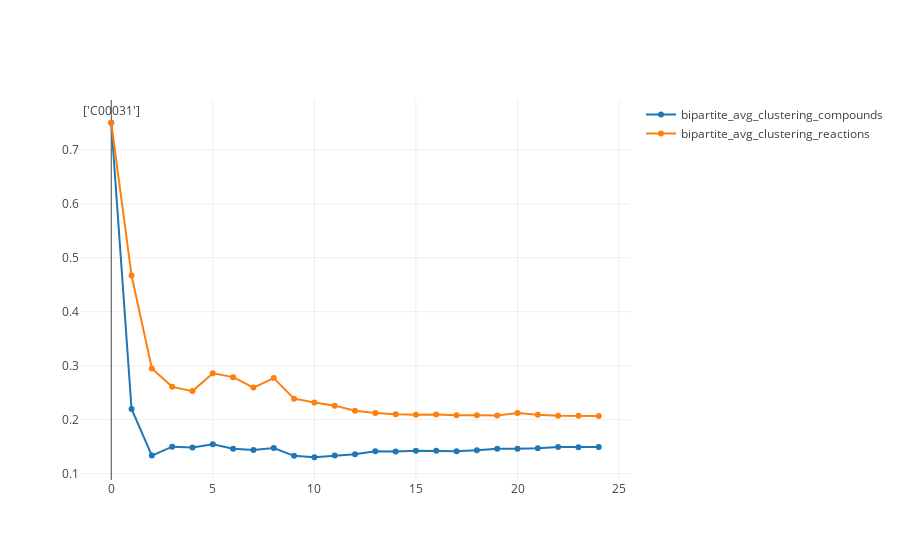

The cell this chart's notebook holds for it:
### Code cell
cool_plots(glucose_df,'bipartite_avg_clustering_compounds','bipartite_avg_clustering_reactions')

### Figure 1 — Plotly figure (JSON) as saved in the notebook; plotly's stock layout.template omitted (floating-point values rounded to 4 significant figures)
{"data": [{"mode": "lines+markers+text", "name": "bipartite_avg_clustering_compounds", "text": ["['C00031']", null, null, null, null, null, null, null, null, null, null, null, null, null, null, null, null, null, null, null, null, null, null, null, null], "textposition": "top center", "type": "scatter", "x": [0, 1, 2, 3, 4, 5, 6, 7, 8, 9, 10, 11, 12, 13, 14, 15, 16, 17, 18, 19, 20, 21, 22, 23, 24], "y": [0.75, 0.2198, 0.1335, 0.15, 0.1485, 0.1544, 0.1461, 0.1439, 0.1474, 0.133, 0.1304, 0.1337, 0.1359, 0.1414, 0.1411, 0.1422, 0.1422, 0.1415, 0.1432, 0.1462, 0.1462, 0.1471, 0.1494, 0.1491, 0.1493]}, {"mode": "lines+markers", "name": "bipartite_avg_clustering_reactions", "type": "scatter", "x": [0, 1, 2, 3, 4, 5, 6, 7, 8, 9, 10, 11, 12, 13, 14, 15, 16, 17, 18, 19, 20, 21, 22, 23, 24], "y": [0.75, 0.4669, 0.2949, 0.2608, 0.2529, 0.2859, 0.2788, 0.2595, 0.277, 0.2389, 0.2318, 0.226, 0.2166, 0.2125, 0.2102, 0.209, 0.2097, 0.2081, 0.2081, 0.2077, 0.2125, 0.2089, 0.2073, 0.2071, 0.2067]}], "layout": {"xaxis": {"autorange": true, "range": [-1.676, 25.68], "type": "linear"}, "yaxis": {"autorange": true, "range": [0.085, 0.7954], "type": "linear"}}}
